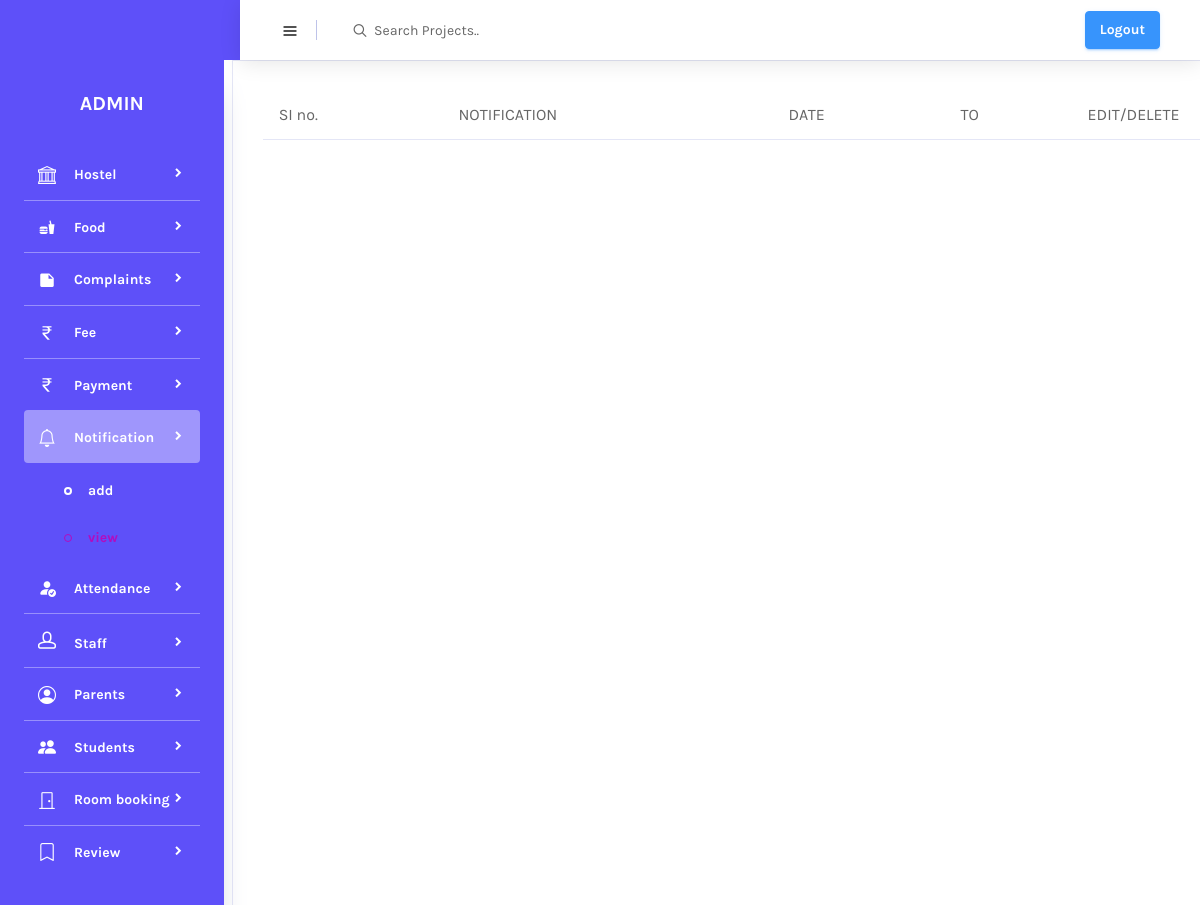
Before: /view_notification (signed in) with the older database file.
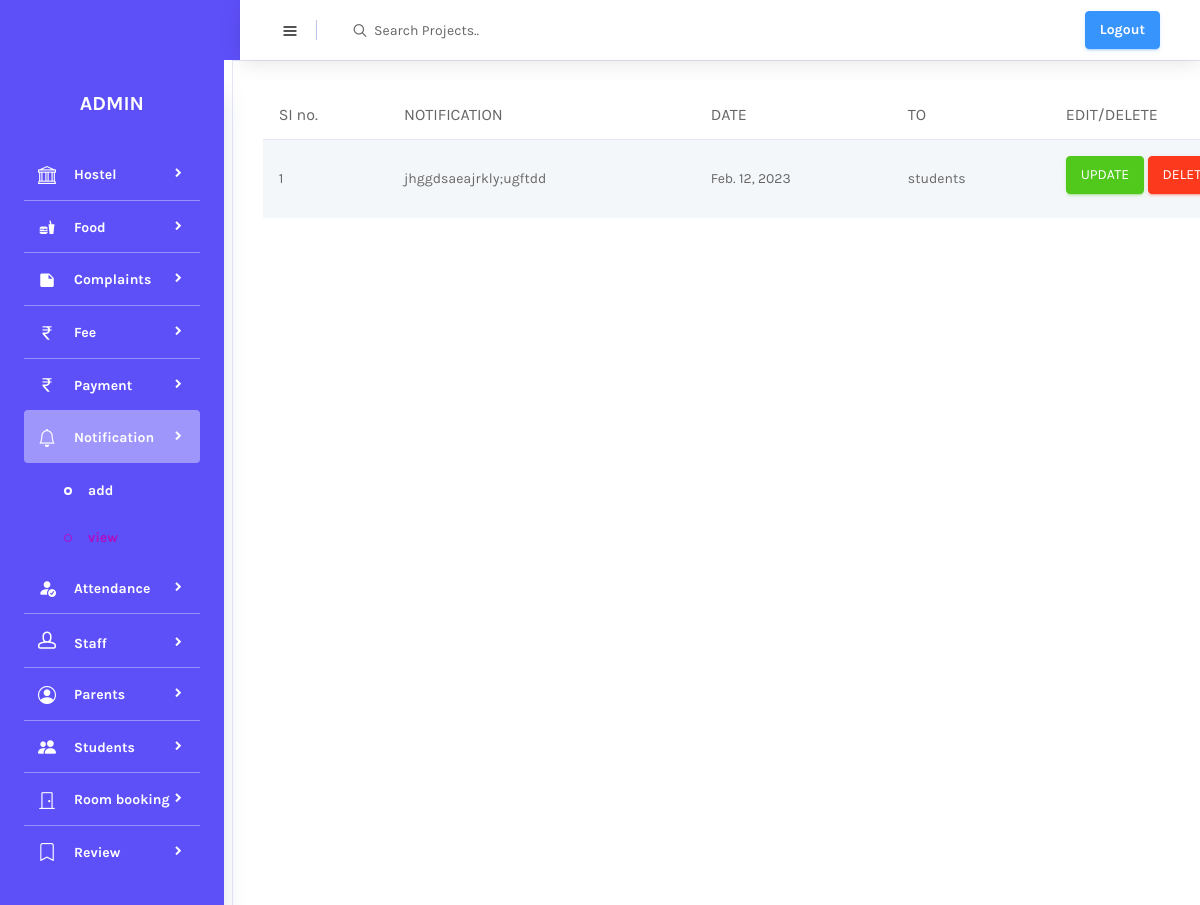
After: the same page with the newer database file.
### APP/models.py (models this page shows, shortened)
class Notification(models.Model):
    notification = models.CharField(max_length=500)
    date = models.DateField()
    to = models.CharField(max_length=100)

### APP/adminviews.py (the view)
# urls.py: path('view_notification', adminviews.view_notification, name='view_notification'),
@login_required(login_url='mainpage')
def view_notification(request):
    data = Notification.objects.all()
    return render(request, 'view_notification.html', {'data': data})

### templates/view_notification.html
{% extends 'admin.html' %}
{% load crispy_forms_tags %}
{% block content %}
<div class="col-lg-12 grid-margin stretch-card">
              <div class="card">
                <div class="card-body">
                  <div class="table-responsive">
                    <table class="table table-striped">
                      <thead>
                        <tr>
                          <th>SI no.</th>
                            <th>NOTIFICATION</th>
                            <th>DATE</th>
                            <th>TO</th>
                            <th>EDIT/DELETE</th>
                        </tr>
                      </thead>
                      <tbody>
                      {% for i in data %}
                        <tr>
                         <td>{{forloop.counter}}</td>
                          <td>{{i.notification}}</td>
                          <td>{{i.date}}</td>
                          <td>{{i.to}}</td>
                            <td>
                                <p><a href="{% url 'notification_update' i.id %}" class="btn btn-success">UPDATE</a>
                                <a href="{% url 'notification_delete' i.id %}" class="btn btn-danger">DELETE</a> </p>
                            </td>
                        </tr>
                      {% endfor %}
                      </tbody>
                    </table>
                  </div>
                </div>
              </div>
            </div>
{% endblock %}

Changed rows visible on the page:
added Notification: notification "jhggdsaeajrkly;ugftdd", date "Feb. 12, 2023", to "students"
